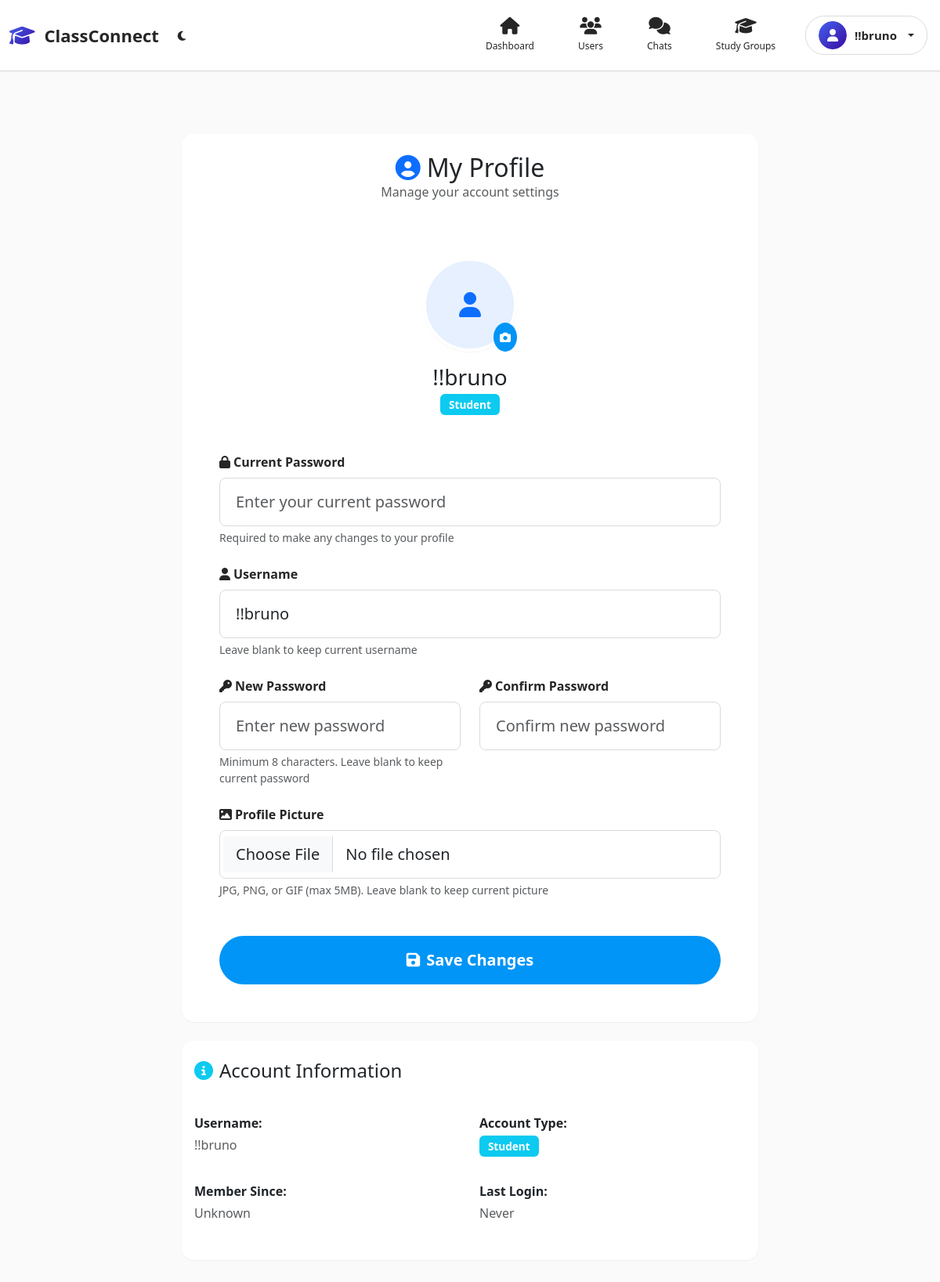
Screenshot of /profile (signed in) with the database file from the repository.
### tables this page shows
CREATE TABLE users (
        id INTEGER PRIMARY KEY AUTOINCREMENT,
        username TEXT UNIQUE NOT NULL,
        password_hash TEXT NOT NULL,
        is_admin INTEGER DEFAULT 0,
        approved INTEGER DEFAULT 0
    , avatar TEXT DEFAULT '', last_seen TEXT DEFAULT '');

### app.py (the view, shortened to what this page needs)
@app.route('/profile', methods=['GET', 'POST'])
@login_required
def profile():
    user = current_user()
    if not user:
        flash('User not found.', 'danger')
        return redirect(url_for('login'))
    return render_template('profile.html', user=user)

### app.py (called while the page is built)
def get_db():
    db = getattr(g, '_database', None)
    if db is None:
        db = g._database = sqlite3.connect(DB_PATH)
        db.row_factory = sqlite3.Row
    return db

@app.teardown_appcontext
def close_connection(exception):
    db = getattr(g, '_database', None)
    if db is not None:
        db.close()

def get_user_by_id(user_id):
    if not user_id:
        return None
    db = get_db()
    cur = db.cursor()
    cur.execute('SELECT * FROM users WHERE id = ?', (user_id,))
    return cur.fetchone()

def current_user():
    user_id = session.get('user_id')
    if not user_id:
        return None
    return get_user_by_id(user_id)

def login_required(f):
    @wraps(f)
    def decorated_function(*args, **kwargs):
        if not current_user():
            flash('Please log in to access this page.', 'warning')
            return redirect(url_for('login'))
        return f(*args, **kwargs)
    return decorated_function

### templates/profile.html (shortened to what this page needs)
{% extends 'base.html' %}
{% block content %}
<div class="container py-5">
    <div class="row justify-content-center">
        <div class="col-lg-8">
            <div class="card border-0 shadow-sm">
                <div class="card-header bg-white border-0 py-4">
                    <h2 class="card-title mb-0 text-center">
                        <i class="fas fa-user-circle text-primary me-2"></i>My Profile
                    </h2>
                    <p class="text-center text-muted mb-0">Manage your account settings</p>
                </div>
                <div class="card-body p-4 p-md-5">
                    <div class="text-center mb-5">
                        <div class="position-relative d-inline-block">
                            {% if user.avatar %}
                            <img src="{{ user.avatar }}" alt="{{ user.username }}" class="profile-avatar rounded-circle">
                            {% else %}
                            <div class="profile-avatar-placeholder bg-primary bg-opacity-10 rounded-circle d-flex align-items-center justify-content-center">
                                <i class="fas fa-user text-primary fa-2x"></i>
                            </div>
                            {% endif %}
                            <button class="btn btn-primary btn-sm position-absolute bottom-0 end-0 rounded-circle p-2"
                                    data-bs-toggle="modal" data-bs-target="#avatarModal">
                                <i class="fas fa-camera"></i>
                            </button>
                        </div>
                        <h3 class="mt-3 mb-1">{{ user.username }}</h3>
                        <p class="text-muted">
                            {% if user.is_admin %}
                            <span class="badge bg-warning">Administrator</span>
                            {% else %}
                            <span class="badge bg-info">Student</span>
                            {% endif %}
                        </p>
                    </div>
                    <form method="POST" enctype="multipart/form-data" id="profileForm">
                        <div class="row">
                            <div class="col-12 mb-4">
                                <label for="current_password" class="form-label fw-bold">
                                    <i class="fas fa-lock me-1"></i>Current Password
                                </label>
                                <input type="password" class="form-control form-control-lg" id="current_password"
                                       name="current_password" placeholder="Enter your current password" required>
                                <div class="form-text">Required to make any changes to your profile</div>
                            </div>
                            <div class="col-12 mb-4">
                                <label for="new_username" class="form-label fw-bold">
                                    <i class="fas fa-user me-1"></i>Username
                                </label>
                                <input type="text" class="form-control form-control-lg" id="new_username"
                                       name="new_username" placeholder="Enter new username" value="{{ user.username }}">
                                <div class="form-text">Leave blank to keep current username</div>
                            </div>
                            <div class="col-md-6 mb-4">
                                <label for="new_password" class="form-label fw-bold">
                                    <i class="fas fa-key me-1"></i>New Password
                                </label>
                                <input type="password" class="form-control form-control-lg" id="new_password"
                                       name="new_password" placeholder="Enter new password">
                                <div class="form-text">Minimum 8 characters. Leave blank to keep current password</div>
                            </div>
                            <div class="col-md-6 mb-4">
                                <label for="confirm_password" class="form-label fw-bold">
                                    <i class="fas fa-key me-1"></i>Confirm Password
                                </label>
                                <input type="password" class="form-control form-control-lg" id="confirm_password"
                                       placeholder="Confirm new password">
                            </div>
                            <div class="col-12 mb-4">
                                <label for="avatar" class="form-label fw-bold">
                                    <i class="fas fa-image me-1"></i>Profile Picture
                                </label>
                                <input type="file" class="form-control form-control-lg" id="avatar"
                                       name="avatar" accept="image/*">
                                <div class="form-text">JPG, PNG, or GIF (max 5MB). Leave blank to keep current picture</div>
                            </div>
                        </div>
                        <div class="d-grid mt-4">
                            <button type="submit" class="btn btn-primary btn-lg rounded-pill py-3">
                                <i class="fas fa-save me-2"></i>Save Changes
                            </button>
                        </div>
                    </form>
                </div>
            </div>
            <div class="card border-0 shadow-sm mt-4">
                <div class="card-header bg-white border-0 py-4">
                    <h4 class="card-title mb-0">
                        <i class="fas fa-info-circle text-info me-2"></i>Account Information
                    </h4>
                </div>
                <div class="card-body">
                    <div class="row">
                        <div class="col-md-6 mb-3">
                            <p class="mb-1"><strong>Username:</strong></p>
                            <p class="text-muted">{{ user.username }}</p>
                        </div>
                        <div class="col-md-6 mb-3">
                            <p class="mb-1"><strong>Account Type:</strong></p>
                            <p class="text-muted">
                                {% if user.is_admin %}
                                <span class="badge bg-warning">Administrator</span>
                                {% else %}
                                <span class="badge bg-info">Student</span>
                                {% endif %}
                            </p>
                        </div>
                        <div class="col-md-6 mb-3">
                            <p class="mb-1"><strong>Member Since:</strong></p>
                            <p class="text-muted">{{ user.created_at or 'Unknown' }}</p>
                        </div>
                        <div class="col-md-6 mb-3">
                            <p class="mb-1"><strong>Last Login:</strong></p>
                            <p class="text-muted">{{ user.last_seen or 'Never' }}</p>
                        </div>
                    </div>
                </div>
            </div>
        </div>
    </div>
</div>
{% endblock %}

### templates/base.html (shortened to what this page needs)
<!doctype html>
<html lang="en" data-theme="light">
  <head>
    <link href="https://cdn.jsdelivr.net/npm/bootstrap@5.3.3/dist/css/bootstrap.min.css" rel="stylesheet">
    <link href="https://cdnjs.cloudflare.com/ajax/libs/font-awesome/6.4.0/css/all.min.css" rel="stylesheet">
    <link href="/static/css/style.css" rel="stylesheet">
  </head>
  <body>
    <nav class="navbar navbar-expand-lg navbar-classconnect">
      <div class="container-fluid">
        <a class="navbar-brand" href="/">
          <div class="brand-logo">
            <i class="fas fa-graduation-cap"></i>
            <span>ClassConnect</span>
          </div>
        </a>
        <div class="theme-toggle me-3">
          <button id="themeToggle" class="btn btn-sm btn-outline-secondary rounded-circle">
          </button>
        </div>
        <div class="collapse navbar-collapse" id="nav">
          <ul class="navbar-nav ms-auto align-items-center">
            {% if session.user_id %}
            <li class="nav-item">
              <a class="nav-link" href="/dashboard">
                <div class="nav-icon">
                  <i class="fas fa-home"></i>
                  <span class="nav-label">Dashboard</span>
                </div>
              </a>
            </li>
            <li class="nav-item">
              <a class="nav-link" href="/users">
                <div class="nav-icon">
                  <i class="fas fa-users"></i>
                  <span class="nav-label">Users</span>
                </div>
              </a>
            </li>
            <li class="nav-item">
              <a class="nav-link" href="/users">
                <div class="nav-icon">
                  <i class="fas fa-comments"></i>
                  <span class="nav-label">Chats</span>
                </div>
              </a>
            </li>
            <li class="nav-item">
              <a class="nav-link" href="/study_groups">
                <div class="nav-icon">
                  <i class="fas fa-graduation-cap"></i>
                  <span class="nav-label">Study Groups</span>
                </div>
              </a>
            </li>
            <li class="nav-item dropdown">
              <a class="nav-link dropdown-toggle user-dropdown" href="#" id="userMenu" role="button" data-bs-toggle="dropdown" aria-expanded="false">
                <div class="user-avatar-nav">
                  {% if user and user.avatar %}
                  <img src="{{ user.avatar }}" alt="{{ session.username }}">
                  {% else %}
                  <div class="avatar-placeholder">
                    <i class="fas fa-user"></i>
                  </div>
                  {% endif %}
                </div>
                <span class="username">{{ session.username }}</span>
              </a>
            </li>
            {% endif %}
          </ul>
        </div>
      </div>
    </nav>
    <main class="main-content">
      {% block content %}{% endblock %}
    </main>
  </body>
</html>

### static/css/style.css (style rules this page uses)
body { padding-bottom: 40px; background-color: #fafafa; }
.card { box-shadow: 0 1px 2px rgba(0,0,0,0.1); border: 1px solid #dbdbdb; border-radius: 8px; }
.navbar-brand { font-weight: 700; }
.container .card { margin-top: 1rem; }

### templates/profile.html (style rules this page uses)
:root { --ig-primary: #fafafa; --ig-secondary: #ffffff; --ig-border: #dbdbdb; --ig-text: #262626; --ig-text-light: #8e8e8e; --ig-blue: #0095f6; --ig-blue-hover: #1877f2; --ig-story-gradient: linear-gradient(45deg, #f09433, #e6683c, #dc2743, #cc2366, #bc1888); }
.profile-avatar-placeholder { width: 120px; height: 120px; border: 4px solid #fff; box-shadow: 0 1px 2px rgba(0,0,0,0.05); }
.card { border-radius: 16px; overflow: hidden; border: 1px solid var(--ig-border); }
.card-header { background: var(--ig-secondary); border-bottom: 1px solid var(--ig-border); }
.btn-primary { background: var(--ig-blue); border: none; padding: 12px 20px; font-weight: 600; transition: all 0.3s ease; border-radius: 8px; }
.form-control-lg { padding: 15px 20px; border-radius: 8px; border: 1px solid var(--ig-border); transition: all 0.3s ease; }
.form-label { margin-bottom: 8px; color: var(--ig-text); }
.badge { font-size: 0.85em; padding: 0.5em 0.8em; }
.shadow-sm { box-shadow: 0 1px 2px rgba(0,0,0,0.05) !important; }

### templates/base.html (style rules this page uses)
:root { --cc-primary: #fafafa; --cc-secondary: #ffffff; --cc-accent: #7209b7; --cc-success: #4cc9f0; --cc-warning: #f72585; --cc-light: #f8f9fa; --cc-dark: #212529; --cc-text: #262626; --cc-text-light: #8e8e8e; --cc-border: #dbdbdb; --cc-gradient: linear-gradient(135deg, #4361ee, #3a0ca3); --cc-card-shadow: 0 1px 2px rgba(0, 0, 0, 0.1); --cc-transition: all 0.3s cubic-bezier(0.25, 0.8, 0.25, 1); }
.theme-toggle { display: flex; align-items: center; }
#themeToggle { border: none; background: transparent; color: var(--cc-text); transition: var(--cc-transition); }
.navbar-classconnect { background: var(--cc-secondary) !important; border-bottom: 1px solid var(--cc-border); padding: 12px 0; box-shadow: 0 1px 2px rgba(0, 0, 0, 0.05); position: sticky; top: 0; z-index: 1000; backdrop-filter: blur(10px); }
.brand-logo { display: flex; align-items: center; gap: 12px; font-weight: 800; font-size: 22px; color: var(--cc-text); text-decoration: none; transition: var(--cc-transition); }
.brand-logo i { background: var(--cc-gradient); -webkit-background-clip: text; -webkit-text-fill-color: transparent; background-clip: text; font-size: 26px; }
.navbar-nav { gap: 12px; }
.nav-link { color: var(--cc-text) !important; padding: 10px 18px !important; border-radius: 12px; transition: var(--cc-transition); margin: 0 4px; font-weight: 500; position: relative; overflow: hidden; }
.nav-link::before { content: ''; position: absolute; top: 0; left: 0; width: 100%; height: 100%; background: var(--cc-gradient); opacity: 0; transition: var(--cc-transition); z-index: -1; border-radius: 12px; }
.nav-icon { display: flex; flex-direction: column; align-items: center; gap: 6px; font-size: 13px; }
.nav-icon i { font-size: 22px; transition: var(--cc-transition); }
.nav-label { font-size: 12px; font-weight: 500; transition: var(--cc-transition); }
.user-dropdown { display: flex !important; align-items: center; gap: 10px; padding: 6px 16px !important; border-radius: 24px; border: 1px solid var(--cc-border); transition: var(--cc-transition); background: rgba(255, 255, 255, 0.7); backdrop-filter: blur(10px); }
.user-avatar-nav { width: 36px; height: 36px; border-radius: 50%; overflow: hidden; position: relative; transition: var(--cc-transition); }
.avatar-placeholder { width: 100%; height: 100%; background: var(--cc-gradient); border-radius: 50%; display: flex; align-items: center; justify-content: center; color: white; font-size: 16px; }
.username { font-weight: 600; font-size: 15px; color: var(--cc-text); }
.main-content { background: var(--cc-primary); min-height: calc(100vh - 80px); padding-bottom: 2rem; }
* { transition: background-color 0.3s, border-color 0.3s; }

### rows the page displays
users: username "!!bruno", new_username "!!bruno", last_seen "Never"

### other values shown
{{ user.created_at or 'Unknown' }} "Unknown"
